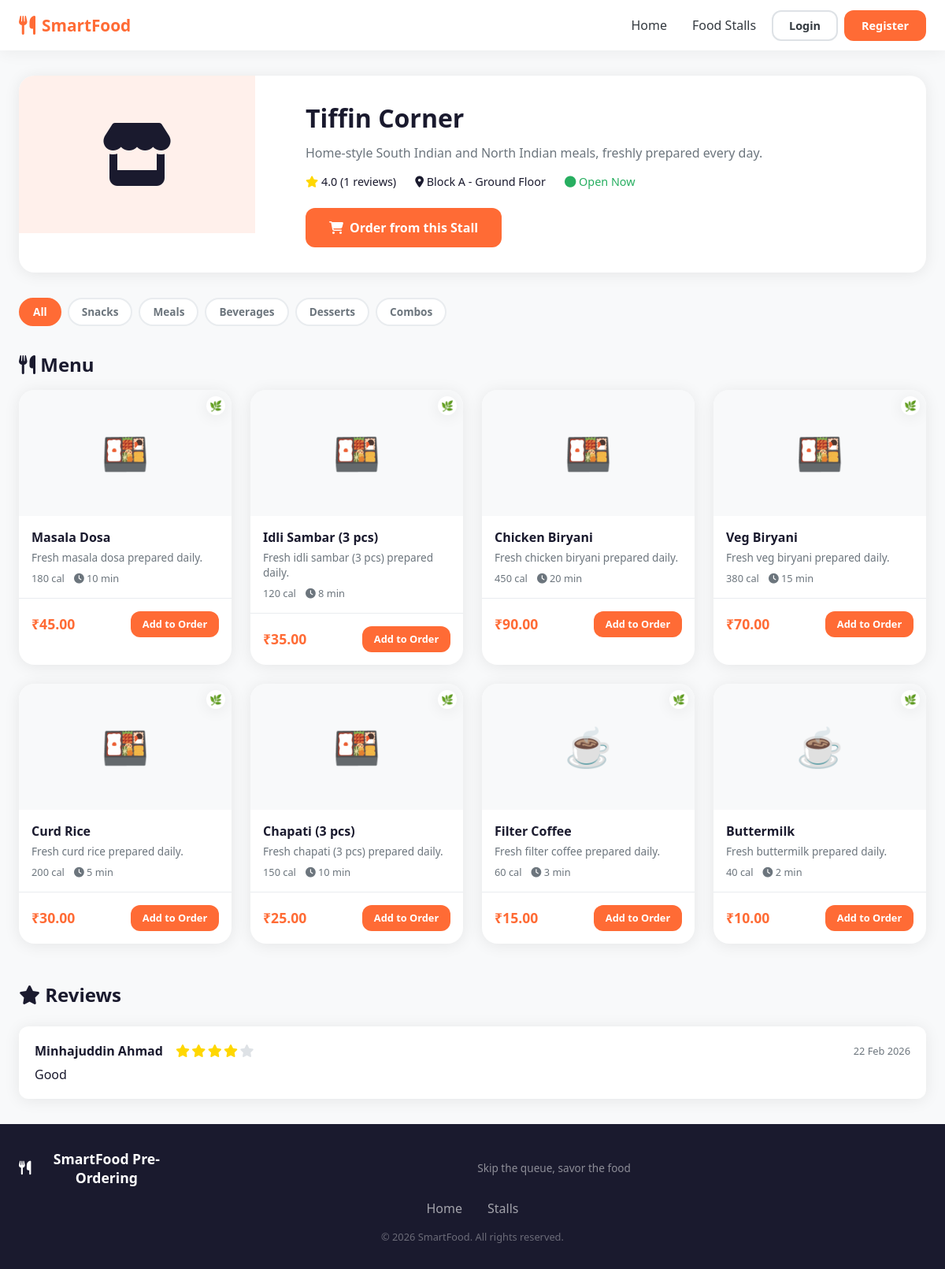
/stalls/1/, run on the app's committed database.
### apps/stalls/models.py (models this page shows, shortened)
class FoodStall(models.Model):
    name = models.CharField(max_length=100)
    description = models.TextField(blank=True)
    owner = models.ForeignKey(User, on_delete=models.SET_NULL, null=True, related_name='stalls')
    image = models.ImageField(upload_to='stalls/', blank=True, null=True)
    location = models.CharField(max_length=200, blank=True)
    is_open = models.BooleanField(default=True)
    max_capacity = models.IntegerField(default=50, help_text="Maximum orders per break slot")
    created_at = models.DateTimeField(auto_now_add=True)
    @property
    def avg_rating(self):
        reviews = self.reviews.all()
        if reviews.exists():
            return round(sum(r.rating for r in reviews) / reviews.count(), 1)
        return 0

class StallReview(models.Model):
    stall = models.ForeignKey(FoodStall, on_delete=models.CASCADE, related_name='reviews')
    user = models.ForeignKey(User, on_delete=models.CASCADE)
    rating = models.IntegerField(choices=[(i, i) for i in range(1, 6)])
    comment = models.TextField(blank=True)
    created_at = models.DateTimeField(auto_now_add=True)
    class Meta:
        unique_together = ('stall', 'user')

class MenuItem(models.Model):
    CATEGORY_CHOICES = [
        ('snacks', 'Snacks'),
        ('meals', 'Meals'),
        ('beverages', 'Beverages'),
        ('desserts', 'Desserts'),
        ('combos', 'Combos'),
    ]
    stall = models.ForeignKey(FoodStall, on_delete=models.CASCADE, related_name='menu_items')
    name = models.CharField(max_length=100)
    description = models.TextField(blank=True)
    price = models.DecimalField(max_digits=8, decimal_places=2)
    category = models.CharField(max_length=20, choices=CATEGORY_CHOICES, default='snacks')
    image = models.ImageField(upload_to='menu_items/', blank=True, null=True)
    is_available = models.BooleanField(default=True)
    prep_time_minutes = models.IntegerField(default=10)
    calories = models.IntegerField(null=True, blank=True)
    is_vegetarian = models.BooleanField(default=False)
    created_at = models.DateTimeField(auto_now_add=True)

### apps/users/models.py (models this page shows, shortened)
class User(AbstractUser):
    ROLE_CHOICES = [
        ('student', 'Student'),
        ('admin', 'Admin'),
        ('stall_owner', 'Stall Owner'),
    ]
    role = models.CharField(max_length=20, choices=ROLE_CHOICES, default='student')
    student_id = models.CharField(max_length=20, blank=True, null=True, unique=True)
    phone = models.CharField(max_length=15, blank=True)
    profile_pic = models.ImageField(upload_to='profiles/', blank=True, null=True)
    class Meta:
        verbose_name = 'User'
        verbose_name_plural = 'Users'

### apps/stalls/views.py (the view)
# urls.py: path('<int:pk>/', views.stall_detail, name='stall_detail'),
def stall_detail(request, pk):
    stall = get_object_or_404(FoodStall, pk=pk)
    menu_items = stall.menu_items.filter(is_available=True)
    category = request.GET.get('category')
    if category:
        menu_items = menu_items.filter(category=category)
    reviews = stall.reviews.all().order_by('-created_at')
    user_review = None
    if request.user.is_authenticated:
        user_review = reviews.filter(user=request.user).first()
    return render(request, 'stalls/stall_detail.html', {
        'stall': stall,
        'menu_items': menu_items,
        'reviews': reviews,
        'user_review': user_review,
        'categories': MenuItem.CATEGORY_CHOICES,
        'selected_category': category,
    })

### templates/stalls/stall_detail.html (shortened to what this page needs)
{% extends 'base/base.html' %}
{% load static %}
{% block content %}
<div class="container">
    <div class="stall-hero">
        {% if stall.image %}
        <img src="{{ stall.image.url }}" alt="{{ stall.name }}" class="stall-hero-img">
        {% else %}
        <div class="stall-hero-placeholder"><i class="fas fa-store"></i></div>
        {% endif %}
        <div class="stall-hero-info">
            <h1>{{ stall.name }}</h1>
            <p>{{ stall.description }}</p>
            <div class="stall-hero-meta">
                <span><i class="fas fa-star text-yellow"></i> {{ stall.avg_rating }} ({{ stall.reviews.count }} reviews)</span>
                <span><i class="fas fa-map-marker-alt"></i> {{ stall.location }}</span>
                <span class="{% if stall.is_open %}text-success{% else %}text-danger{% endif %}">
                    <i class="fas fa-circle"></i> {% if stall.is_open %}Open Now{% else %}Closed{% endif %}
                </span>
            </div>
            {% if stall.is_open %}
            <a href="{% url 'place_order' stall.pk %}" class="btn btn-primary btn-large">
                <i class="fas fa-shopping-cart"></i> Order from this Stall
            </a>
            {% endif %}
        </div>
    </div>
    <div class="category-filter-bar">
        <a href="?" class="cat-pill {% if not selected_category %}active{% endif %}">All</a>
        {% for cat_val, cat_label in categories %}
        <a href="?category={{ cat_val }}" class="cat-pill {% if selected_category == cat_val %}active{% endif %}">{{ cat_label }}</a>
        {% endfor %}
    </div>
    <h2 style="margin:2rem 0 1rem"><i class="fas fa-utensils"></i> Menu</h2>
    <div class="stall-menu-grid">
        {% for item in menu_items %}
        <div class="stall-menu-card">
            <div class="smc-image">
                {% if item.image %}
                <img src="{{ item.image.url }}" alt="{{ item.name }}">
                {% else %}
                <div class="smc-placeholder">
                    {% if item.category == 'beverages' %}☕{% elif item.category == 'desserts' %}🍰{% elif item.category == 'meals' %}🍱{% else %}🍿{% endif %}
                </div>
                {% endif %}
                {% if item.is_vegetarian %}<span class="veg-badge">🌿</span>{% endif %}
            </div>
            <div class="smc-info">
                <h4>{{ item.name }}</h4>
                <p>{{ item.description }}</p>
                <div class="smc-meta">
                    {% if item.calories %}<span>{{ item.calories }} cal</span>{% endif %}
                    <span><i class="fas fa-clock"></i> {{ item.prep_time_minutes }} min</span>
                </div>
            </div>
            <div class="smc-footer">
                <span class="smc-price">₹{{ item.price }}</span>
                {% if stall.is_open %}
                <a href="{% url 'place_order' stall.pk %}" class="btn btn-primary btn-sm">Add to Order</a>
                {% endif %}
            </div>
        </div>
        {% empty %}
        <div class="empty-state">No items in this category.</div>
        {% endfor %}
    </div>
    <div class="reviews-section">
        <h2><i class="fas fa-star"></i> Reviews</h2>
        <div class="reviews-list">
            {% for review in reviews %}
            <div class="review-card">
                <div class="review-header">
                    <strong>{{ review.user.first_name }} {{ review.user.last_name }}</strong>
                    <div class="review-stars">
                        {% for i in '12345' %}
                        <i class="fas fa-star {% if forloop.counter <= review.rating %}text-yellow{% else %}text-gray{% endif %}"></i>
                        {% endfor %}
                    </div>
                    <span class="review-date">{{ review.created_at|date:"d M Y" }}</span>
                </div>
                {% if review.comment %}
                <p>{{ review.comment }}</p>
                {% endif %}
            </div>
            {% empty %}
            <p style="color:#888">No reviews yet. Be the first!</p>
            {% endfor %}
        </div>
    </div>
</div>
{% endblock %}

### static/css/main.css (style rules this page uses)
:root { --primary: #FF6B35; --primary-dark: #e85a24; --primary-light: #fff0eb; --secondary: #4ECDC4; --accent: #FFE66D; --success: #27AE60; --warning: #F39C12; --danger: #E74C3C; --info: #3498DB; --dark: #1a1a2e; --gray-100: #f8f9fa; --gray-200: #e9ecef; --gray-300: #dee2e6; --gray-400: #ced4da; --gray-600: #6c757d; --gray-800: #343a40; --white: #ffffff; --shadow: 0 2px 20px rgba(0,0,0,0.08); --shadow-lg: 0 8px 40px rgba(0,0,0,0.12); --radius: 12px; --radius-lg: 20px; --font: 'Segoe UI', system-ui, -apple-system, sans-serif; }
* { margin: 0; padding: 0; box-sizing: border-box; }
body { font-family: var(--font); background: var(--gray-100); color: var(--dark); min-height: 100vh; display: flex; flex-direction: column; }
.btn { display: inline-flex; align-items: center; gap: 0.5rem; padding: 0.5rem 1.25rem; border-radius: var(--radius); font-weight: 600; font-size: 0.9rem; border: 2px solid transparent; cursor: pointer; text-decoration: none; transition: all 0.2s; white-space: nowrap; }
.btn-primary { background: var(--primary); color: var(--white); }
.btn-large { padding: 0.75rem 1.75rem; font-size: 1rem; }
.btn-sm { padding: 0.35rem 0.8rem; font-size: 0.8rem; }
.container { max-width: 1200px; margin: 0 auto; padding: 2rem 1.5rem; }
.veg-badge { position: absolute; top: 0.5rem; right: 0.5rem; background: var(--white); border-radius: 50%; width: 24px; height: 24px; display: flex; align-items: center; justify-content: center; font-size: 0.8rem; box-shadow: var(--shadow); }
.stall-hero { display: flex; gap: 2rem; background: var(--white); border-radius: var(--radius-lg); overflow: hidden; box-shadow: var(--shadow); margin-bottom: 2rem; }
.stall-hero-placeholder { width: 300px; height: 200px; display: flex; align-items: center; justify-content: center; background: var(--primary-light); font-size: 5rem; flex-shrink: 0; }
.stall-hero-info { padding: 2rem; }
.stall-hero-info h1 { font-size: 2rem; font-weight: 900; margin-bottom: 0.75rem; }
.stall-hero-info p { color: var(--gray-600); margin-bottom: 1rem; }
.stall-hero-meta { display: flex; gap: 1.5rem; flex-wrap: wrap; margin-bottom: 1.5rem; font-size: 0.9rem; }
.category-filter-bar { display: flex; gap: 0.5rem; flex-wrap: wrap; margin-bottom: 2rem; }
.cat-pill { padding: 0.4rem 1rem; border-radius: 100px; text-decoration: none; background: var(--white); color: var(--gray-600); font-weight: 600; font-size: 0.85rem; border: 2px solid var(--gray-200); transition: all 0.2s; }
.cat-pill.active, .cat-pill:hover { background: var(--primary); border-color: var(--primary); color: var(--white); }
.stall-menu-grid { display: grid; grid-template-columns: repeat(auto-fill, minmax(250px, 1fr)); gap: 1.5rem; margin-bottom: 3rem; }
.stall-menu-card { background: var(--white); border-radius: var(--radius-lg); overflow: hidden; box-shadow: var(--shadow); transition: all 0.2s; }
.smc-image { height: 160px; position: relative; background: var(--gray-100); display: flex; align-items: center; justify-content: center; overflow: hidden; }
.smc-placeholder { font-size: 3rem; }
.smc-info { padding: 1rem; }
.smc-info h4 { font-weight: 700; margin-bottom: 0.3rem; }
.smc-info p { font-size: 0.85rem; color: var(--gray-600); margin-bottom: 0.5rem; }
.smc-meta { display: flex; gap: 0.75rem; font-size: 0.8rem; color: var(--gray-600); }
.smc-footer { padding: 1rem; border-top: 1px solid var(--gray-200); display: flex; justify-content: space-between; align-items: center; }
.smc-price { font-size: 1.1rem; font-weight: 800; color: var(--primary); }
.reviews-section { margin-top: 3rem; }
.reviews-section h2 { margin-bottom: 1.5rem; font-size: 1.5rem; font-weight: 800; }
.reviews-list { display: flex; flex-direction: column; gap: 1rem; }
.review-card { background: var(--white); border-radius: var(--radius); padding: 1.25rem; box-shadow: var(--shadow); }
.review-header { display: flex; align-items: center; gap: 1rem; margin-bottom: 0.5rem; flex-wrap: wrap; }
.review-stars { display: flex; gap: 0.15rem; }
.review-date { font-size: 0.8rem; color: var(--gray-600); margin-left: auto; }
.text-success { color: var(--success); }
.text-yellow { color: #FFD700; }
.text-gray { color: var(--gray-300); }

### data on the page
FoodStall: name "Tiffin Corner", description "Home-style South Indian and North Indian meals, freshly prepared every day.", avg_rating "4.0", reviews.count "1", location "Block A - Ground Floor"
MenuItem: name "Masala Dosa", description "Fresh masala dosa prepared daily.", calories "180", prep_time_minutes "10", price "45.00"
MenuItem: name "Idli Sambar (3 pcs)", description "Fresh idli sambar (3 pcs) prepared daily.", calories "120", prep_time_minutes "8", price "35.00"
MenuItem: name "Chicken Biryani", description "Fresh chicken biryani prepared daily.", calories "450", prep_time_minutes "20", price "90.00"
MenuItem: name "Veg Biryani", description "Fresh veg biryani prepared daily.", calories "380", prep_time_minutes "15", price "70.00"
MenuItem: name "Curd Rice", description "Fresh curd rice prepared daily.", calories "200", prep_time_minutes "5", price "30.00"
MenuItem: name "Chapati (3 pcs)", description "Fresh chapati (3 pcs) prepared daily.", calories "150", prep_time_minutes "10", price "25.00"
MenuItem: name "Filter Coffee", description "Fresh filter coffee prepared daily.", calories "60", prep_time_minutes "3", price "15.00"
MenuItem: name "Buttermilk", description "Fresh buttermilk prepared daily.", calories "40", prep_time_minutes "2", price "10.00"
StallReview: user.first_name "Minhajuddin", user.last_name "Ahmad", created_at "22 Feb 2026", comment "Good"

### other printed values
{{ cat_label }} "Snacks" "Meals" "Beverages" "Desserts" "Combos"
